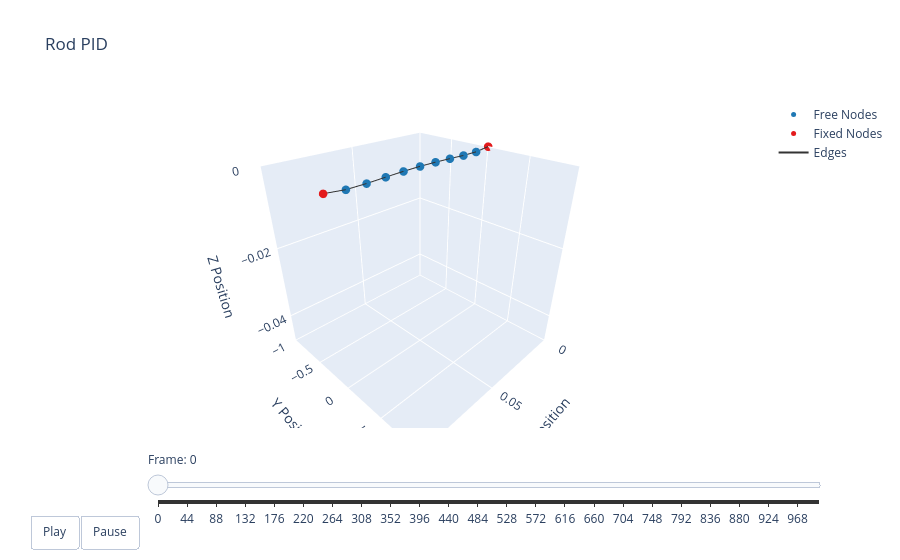

This figure's notebook cell:
### Code cell
t = np.arange(robot.sim_params.total_time, step=robot.sim_params.dt)
options = dismech.AnimationOptions(title='Rod PID', plot_step=1)

fig = dismech.get_interactive_animation_plotly(robot, t, qs, options)
fig.show()
